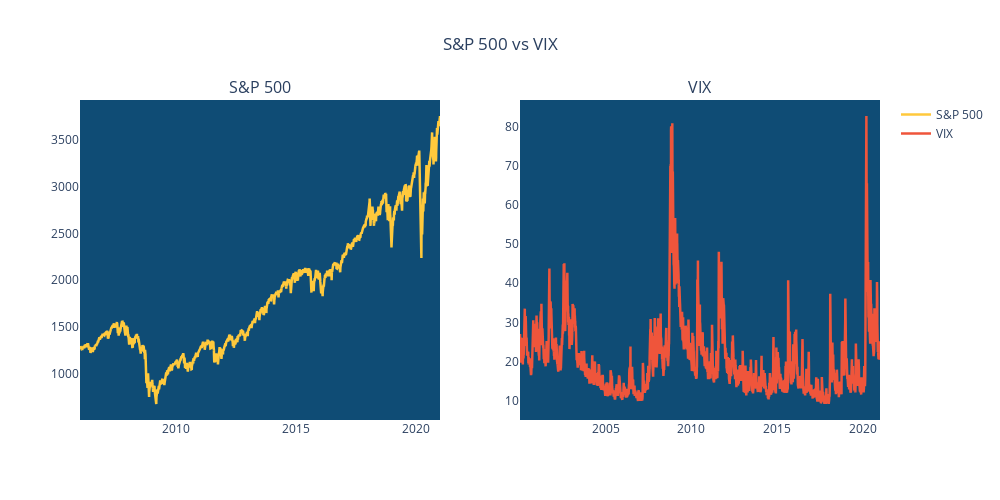

Notebook code for this chart:
### Markdown cell above
<br>
<br>
<h4><center>S&P vs VIX</center></h4>

### Code cell
import investpy 
import plotly.graph_objects as go
from plotly.subplots import make_subplots

# Get S&P and VIX quotes from investing
SP500 = investpy.get_index_historical_data(index='S&P 500',
                                   country='united states',
                                  from_date = '01/01/2000',
                                  to_date = '01/01/2021')['Close']

VIX = investpy.get_index_historical_data(index='S&P 500 VIX',
                                   country='united states',
                                  from_date = '01/01/2000',
                                  to_date = '01/01/2021')['Close']

SP500 = SP500.reset_index()
VIX = VIX.reset_index()

# Create subplots
fig = make_subplots(rows=1, cols=2, subplot_titles = ['S&P 500', 'VIX'])

fig.add_trace(
    go.Scatter(x=SP500['Date'], 
               y=SP500['Close'], 
               name = "S&P 500",
               line = dict(color='#ffc93c', width=2.5)),
    row=1, col=1
)

fig.add_trace(
    go.Scatter(x=VIX['Date'],
               y=VIX['Close'], 
               name = "VIX",
               line = dict(width=2.5)),
    row=1, col=2
)

fig.update_layout(height=500, 
                  width=1000, 
                  title_text="S&P 500 vs VIX", 
                  title_x = 0.5,
                  plot_bgcolor='#0f4c75')
fig.update_xaxes(showgrid=False)
fig.update_yaxes(showgrid=False)
fig.show()

### Figure 1 — Plotly figure (JSON) as saved in the notebook; plotly's stock layout.template omitted (floating-point values rounded to 4 significant figures; data arrays with more than 128 entries replaced by an {"elided": "..."} marker saying what was removed)
{"data": [{"line": {"color": "#ffc93c", "width": 2.5}, "name": "S&P 500", "type": "scatter", "x": {"elided": "3774 str values"}, "xaxis": "x", "y": {"elided": "3774 float values"}, "yaxis": "y"}, {"line": {"width": 2.5}, "name": "VIX", "type": "scatter", "x": {"elided": "5288 str values"}, "xaxis": "x2", "y": {"elided": "5288 float values"}, "yaxis": "y2"}], "layout": {"annotations": [{"font": {"size": 16}, "showarrow": false, "text": "S&P 500", "x": 0.225, "xanchor": "center", "xref": "paper", "y": 1, "yanchor": "bottom", "yref": "paper"}, {"font": {"size": 16}, "showarrow": false, "text": "VIX", "x": 0.775, "xanchor": "center", "xref": "paper", "y": 1, "yanchor": "bottom", "yref": "paper"}], "height": 500, "plot_bgcolor": "#0f4c75", "title": {"text": "S&P 500 vs VIX", "x": 0.5}, "width": 1000, "xaxis": {"anchor": "y", "domain": [0, 0.45], "showgrid": false}, "xaxis2": {"anchor": "y2", "domain": [0.55, 1], "showgrid": false}, "yaxis": {"anchor": "x", "domain": [0, 1], "showgrid": false}, "yaxis2": {"anchor": "x2", "domain": [0, 1], "showgrid": false}}}
